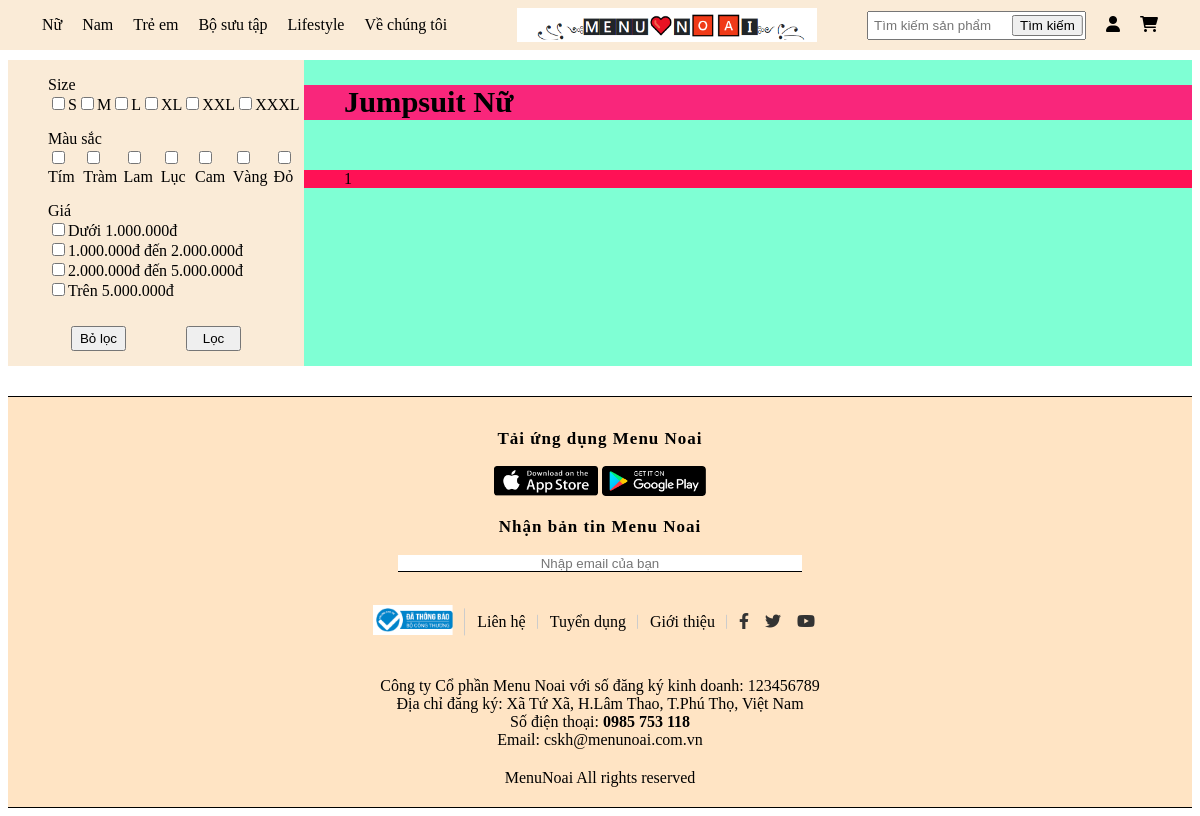
Page /controler/index.php?act=trangsanpham&iddanhmuc=3&idloaisanpham=6&sotrang=1 on the committed database.
### tables this page shows
CREATE TABLE `menu` (
  `idmenu` int(10) NOT NULL,
  `tenmenu` varchar(50) NOT NULL
);

CREATE TABLE `size` (
  `idsize` int(10) NOT NULL,
  `tensize` varchar(5) NOT NULL
);

CREATE TABLE `mausac` (
  `idmausac` int(11) NOT NULL,
  `tenmausac` varchar(30) NOT NULL
);

### model/pdo.php (called while the page is built, shortened)
<?php
function pdo_get_connection(){
    $dburl = "mysql:host=localhost;dbname=shop_ban_hang;charset=utf8";
    $username = 'root';
    $password = '';
    $conn = new PDO($dburl, $username, $password);
    $conn->setAttribute(PDO::ATTR_ERRMODE, PDO::ERRMODE_EXCEPTION);
    return $conn;
}
function pdo_query($sql){
    $sql_args = array_slice(func_get_args(), 1);
    try{
        $conn = pdo_get_connection();
        $stmt = $conn->prepare($sql);
        $stmt->execute($sql_args);
        $rows = $stmt->fetchAll();
        return $rows;
    }
    catch(PDOException $e){
        throw $e;
    }
    finally{
        unset($conn);
    }
}
function pdo_query_value($sql){
    $sql_args = array_slice(func_get_args(), 1);
    try{
        $conn = pdo_get_connection();
        $stmt = $conn->prepare($sql);
        $stmt->execute($sql_args);
        $row = $stmt->fetch(PDO::FETCH_ASSOC);
        return array_values($row)[0];
    }
    catch(PDOException $e){
        throw $e;
    }
    finally{
        unset($conn);
    }
}

### model/menu.php (called while the page is built, shortened)
<?php
    function loadall_menu(){
        $sql= "select * from menu order by idmenu desc";
            $listmenu=pdo_query($sql);
            return $listmenu;
    }
    function laytenmenu_dm($id){
        $sql= "select tenmenu
                from menu
                join danhmuc
                on danhmuc.idmenu = menu.idmenu
                where iddanhmuc=".$id;
            $tenmenu=pdo_query_value($sql);
            return $tenmenu;
    }
?>

### model/size.php (called while the page is built, shortened)
<?php
    function loadall_size(){
        $sql= "select * from size order by idsize desc";
            $listsize=pdo_query($sql);
            return $listsize;
    }
?>

### model/mausac.php (called while the page is built, shortened)
<?php
    function loadall_mausac(){
        $sql= "select * from mausac order by idmausac desc";
            $listmausac=pdo_query($sql);
            return $listmausac;
    }
?>

### model/loaisanpham.php (called while the page is built, shortened)
<?php
    function laytenloaisanpham($id){
        $sql= "select tenloaisanpham from loaisanpham where idloaisanpham=".$id;
            $tenlsp=pdo_query_value($sql);
            return $tenlsp;
    }
?>

### view/trangsanpham.php (the view, shortened to what this page needs)
<div class="trangsanpham">
    <div class="left">
        <div class="size">
            <ul>
                <span>Size</span>
                <div class="sub_size">
                    <?php
                        foreach($dssize as $size){
                            extract($size);
                            echo '<li>';
                                echo '<input type="checkbox" value="'.$tensize.'">'.$tensize.'
                                </li>';
                        }
                    ?>
                </div>
            </ul>
        </div>
        <div class="mausac">
        <ul>
                <span>Màu sắc</span>
                <div class="sub_mausac">
                    <?php
                        foreach($dsmausac as $mausac){
                            extract($mausac);
                            echo '<li>
                                    <input type="checkbox" value="'.$tenmausac.'">  '.$tenmausac.'
                                </li>';
                        }
                    ?>
                </div>
            </ul>
        </div>
        <div class="gia">
            <ul>
                <span>Giá</span>
                <li><input type="checkbox">Dưới 1.000.000đ</li>
                <li><input type="checkbox">1.000.000đ đến 2.000.000đ</li>
                <li><input type="checkbox">2.000.000đ đến 5.000.000đ</li>
                <li><input type="checkbox">Trên 5.000.000đ</li>
            </ul>
        </div>
        <div class="loc">
            <input type="submit" name="boloc" value="Bỏ lọc" style="margin-right: 60px;">
            <input type="submit" name="loc" value="Lọc">
        </div>
    </div>
    <div class="right">
        <div class="top">
        <?php
            if((isset($_GET['iddanhmuc'])) && ($_GET['iddanhmuc']>0) && !isset($_GET['idloaisanpham'])){
                $tendanhmuc = laytendanhmuc($_GET['iddanhmuc']);
                $tenmenu = laytenmenu_dm($_GET['iddanhmuc']);
                echo '<h2>'.$tendanhmuc.' '.$tenmenu.'</h2>';
                $dem=0;
            }
            else if((isset($_GET['iddanhmuc'])) && ($_GET['iddanhmuc']>0) && ($_GET['idloaisanpham']>0)){
                $tenloaisanpham = laytenloaisanpham($_GET['idloaisanpham']);
                $tenmenu = laytenmenu_dm($_GET['iddanhmuc']);
                echo '<h2>'.$tenloaisanpham.' '.$tenmenu.'</h2>';
                $dem=0;
            }
        ?>
        </div>
            <?php
                $sosp_1trang = 4;
            ?>
        <div class="bottom" style="background-color: #f15;">
            <?php
                if (isset($_GET['sotrang']) && is_numeric($_GET['sotrang'])) {
                    $sotrang = intval($_GET['sotrang']);
                } else {
                    $sotrang = 1;
                }
            ?>
            <?php
                $sosp = $dem;
                if($sosp < $sosp_1trang){
                    if((isset($_GET['iddanhmuc'])) && ($_GET['iddanhmuc']>0) && !isset($_GET['idloaisanpham'])){
                        echo '
                            <ul>
                                <li><a href="index.php?act=trangsanpham&iddanhmuc='.$_GET['iddanhmuc'].'&sotrang='.$sotrang.'">1</a></li>
                            </ul>
                        ';
                    }
                    else if((isset($_GET['iddanhmuc'])) && ($_GET['iddanhmuc']>0) && ($_GET['idloaisanpham']>0)){
                        echo '
                            <ul>
                                <li><a href="index.php?act=trangsanpham&iddanhmuc='.$_GET['iddanhmuc'].'&idloaisanpham='.$_GET['idloaisanpham'].'&sotrang='.$sotrang.'">1</a></li>
                            </ul>
                        ';
                    }
                }
            ?>
        </div>
    </div>
</div>

### view/header.php (shortened to what this page needs)
<!DOCTYPE html>
<html lang="en">
<head>
    <link rel="stylesheet" href="../view/css/style.css">
    <link rel="stylesheet" href="https://cdnjs.cloudflare.com/ajax/libs/font-awesome/6.0.0-beta3/css/all.min.css">
</head>
<body>
    <div class="header">
        <div class="left">
            <?php
                foreach ($dsmenu as $menu) {
                    extract($menu);
                    echo '<li>
                            <a href="">' . $tenmenu . '</a>
                            <ul class="sub_menu">';
                        echo '</ul>
                        </li>';
                }
            ?>
        </div>
        <div class="between">
            <a href="index.php"><img src="../view/images/logo.png" alt="logo"></a>
        </div>
        <div class="right">
            <form action="" method="post">
                <div class="timkiem">
                    <input type="text" name="keyword" placeholder="Tìm kiếm sản phẩm" >
                </div>
                <div class="search">
                    <input type="submit" name="timkiemsp" value="Tìm kiếm">
                </div>
            </form>
            <a href="?act=user" type="submit"><i class="fas fa-user"></i></a>
            <a href="?act=them" type="submit"><i class="fas fa-cart-shopping"></i></a>
        </div>
    </div>

### view/css/style.css (style rules this page uses)
body { overflow-x: hidden; }
li { list-style: none; }
a { text-decoration: none; color: #000; }
.header { display: flex; align-items: center; justify-content: center; background-color: antiquewhite; position: fixed; top: 0; left: 0; right: 0; height: 50px; }
.header .left { display: flex; align-items: center; justify-content: center; margin-right: 50px; position: relative; }
.header .left li { margin-right: 20px; }
.header .between img { display: block; width: 300px; }
.header .right { display: flex; justify-content: center; align-items: center; margin-left: 50px; }
.header .right input[type="text"] { width: 120px; padding: 5px; padding-right: 90px; }
.header .right form { display: flex; align-items: center; justify-content: center; }
.header .right .timkiem { position: relative; }
.header .right .search { position: absolute; transform: translateX(100%); font-weight: 15px; }
.header .right i { margin-left: 20px; }
.trangsanpham { margin-top: 60px; margin-bottom: 30px; display: flex; justify-content: center; background-color: red; }
.trangsanpham .left { width: 25%; background-color: antiquewhite; }
.trangsanpham .left .size .sub_size, .trangsanpham .left .mausac .sub_mausac { display: flex; }
.trangsanpham .left .loc { display: flex; justify-content: center; align-items: center; margin-bottom: 15px; }
.trangsanpham .left .loc input[type="submit"] { margin-top: 10px; width: 55px; height: 25px; }
.trangsanpham .right { width: 75%; background-color: aquamarine; }
.trangsanpham .right .top { background-color: #f9267b; }
.trangsanpham .right .top h2 { padding-left: 40px; font-size: 190%; }

### rows in the picture
menu: tenmenu "Nữ"
menu: tenmenu "Nam"
menu: tenmenu "Trẻ em"
menu: tenmenu "Bộ sưu tập"
menu: tenmenu "Lifestyle"
menu: tenmenu "Về chúng tôi"
size: tensize "S"
size: tensize "M"
size: tensize "L"
size: tensize "XL"
size: tensize "XXL"
size: tensize "XXXL"
mausac: tenmausac "Tím"
mausac: tenmausac "Tràm"
mausac: tenmausac "Lam"
mausac: tenmausac "Lục"
mausac: tenmausac "Cam"
mausac: tenmausac "Vàng"
mausac: tenmausac "Đỏ"

### other values in the picture
$tenloaisanpham "Jumpsuit"
$tenmenu "Nữ"
